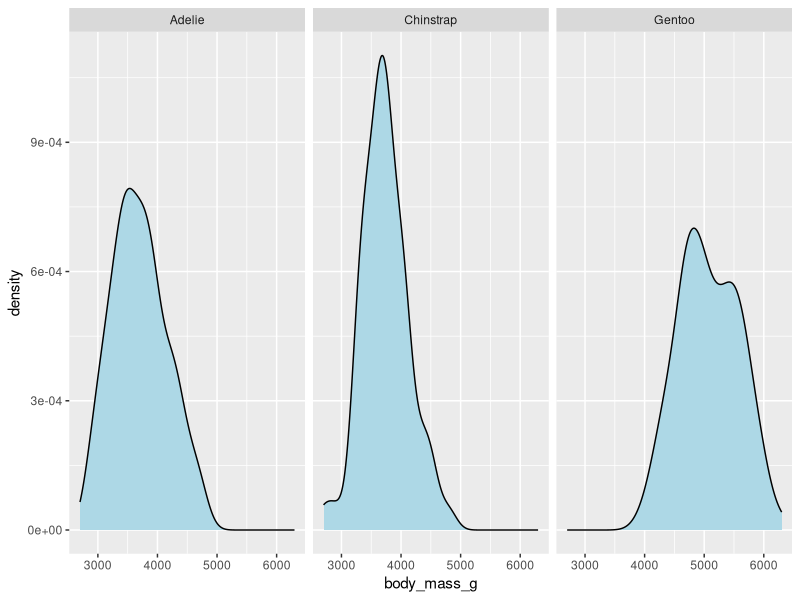
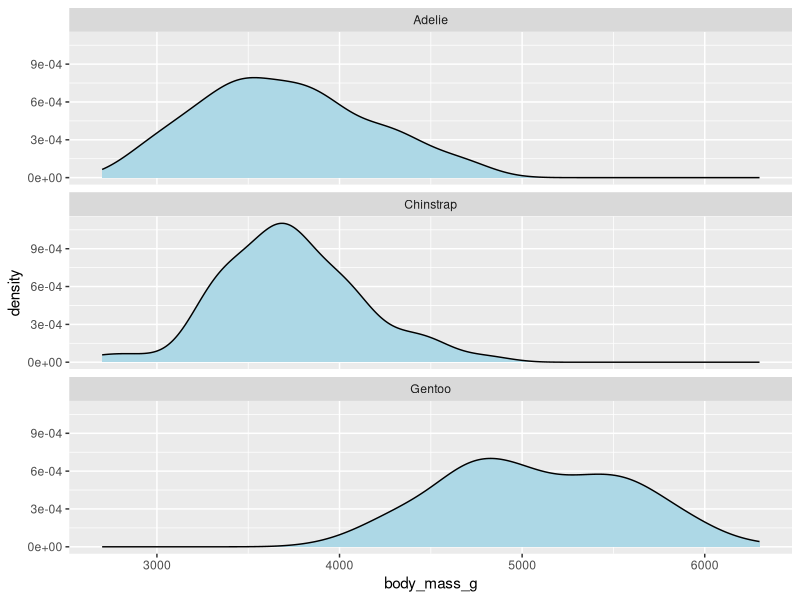
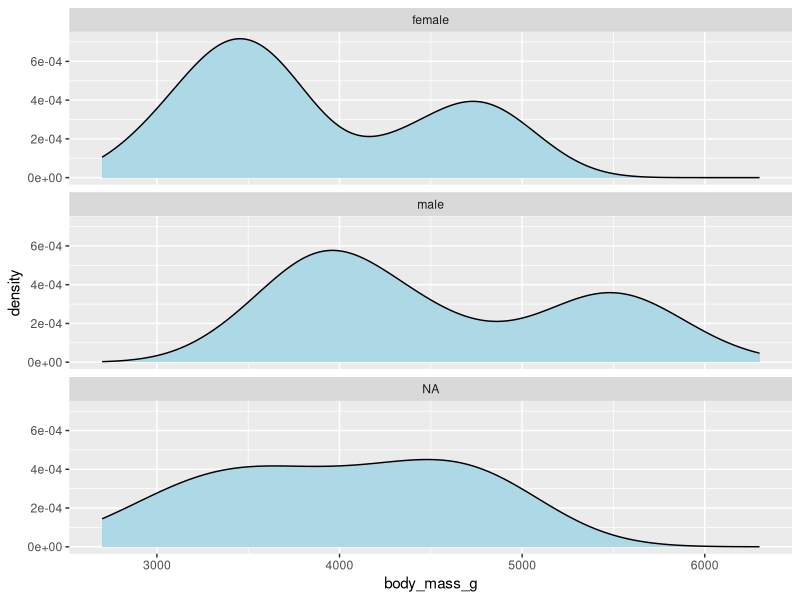
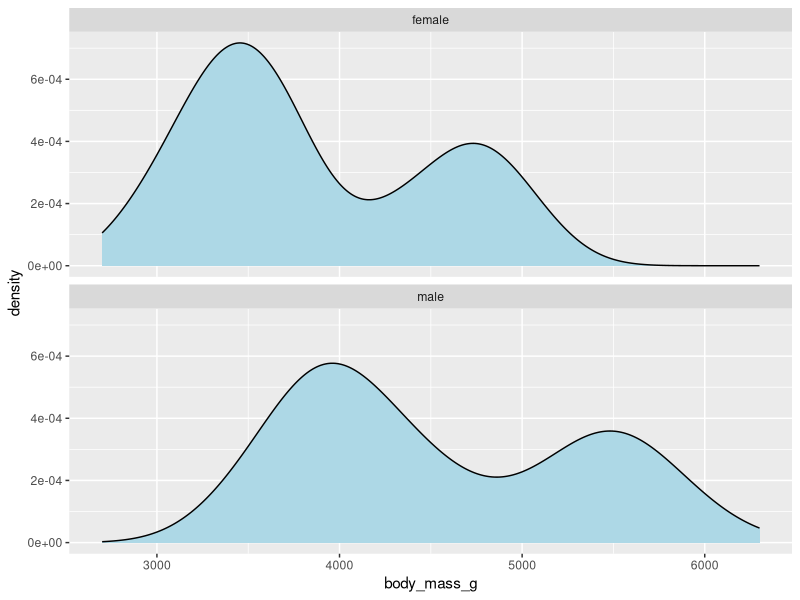
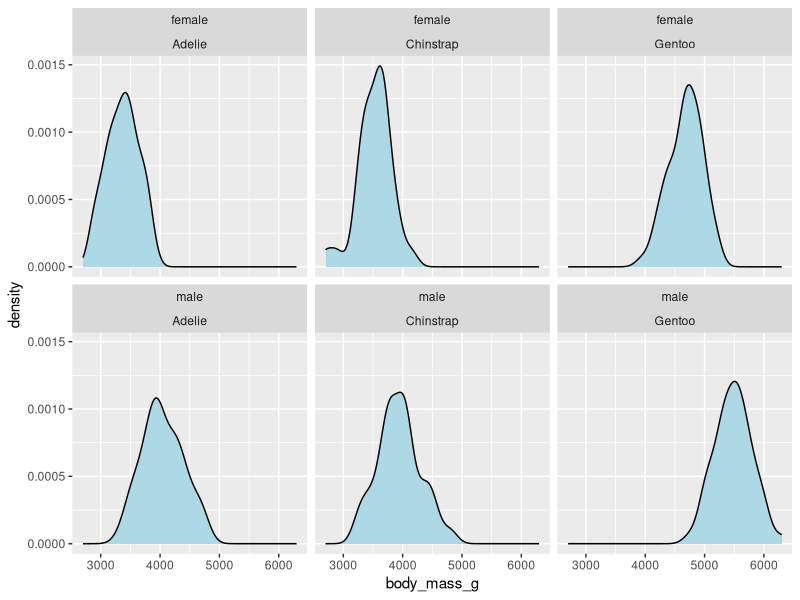
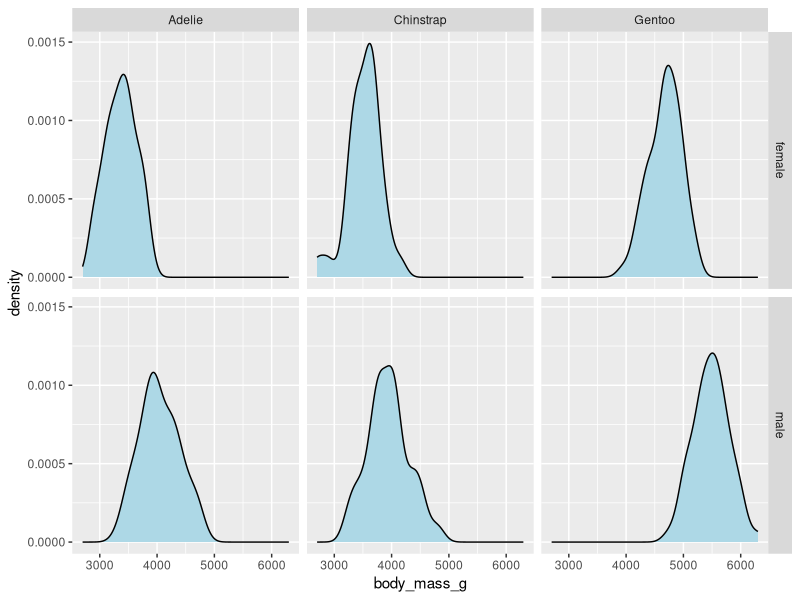
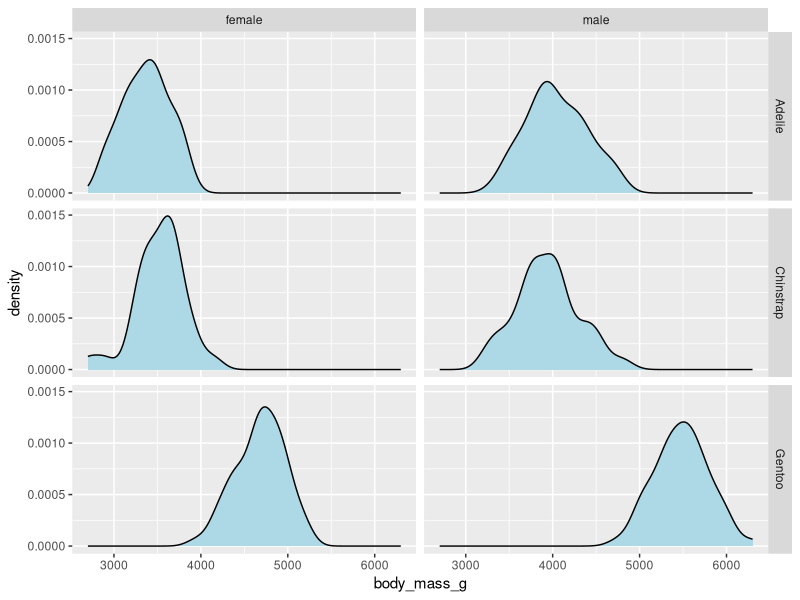
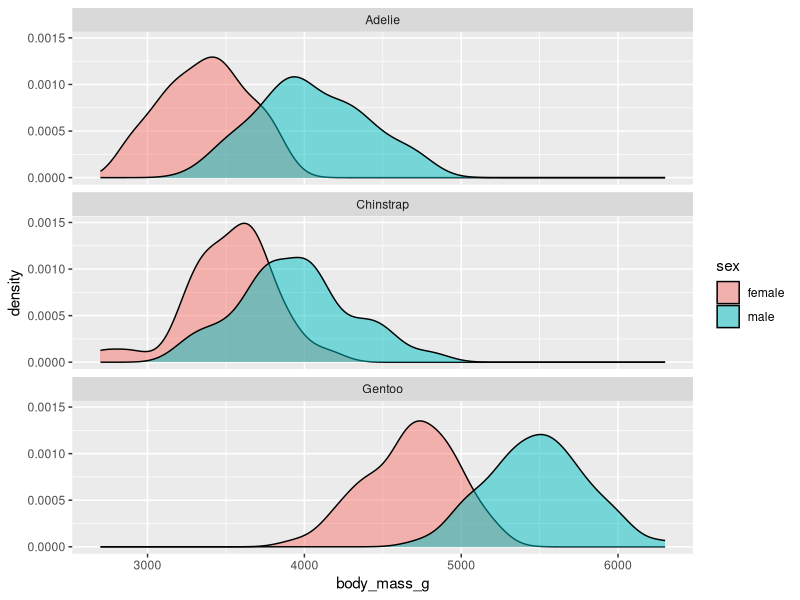

These figures' R source, in order:
# Small multiple plots of Penguin data
library(tidyverse)
library(palmerpenguins)

data(penguins)
penguins

# Try facetting by species to compare bodymass across species
ggplot(penguins) + 
  geom_density(aes(x=body_mass_g),
               fill='light blue') +
  facet_wrap(vars(species))

# Having them stack vertically might be better. we can use ncol or nrow to
# specify column number or row number:
ggplot(penguins) + 
  geom_density(aes(x=body_mass_g),
               fill='light blue') +
  facet_wrap(vars(species), ncol=1)

# What about sex? First, we notice we have an "NA" group..
ggplot(penguins) + 
  geom_density(aes(x=body_mass_g),
               fill='light blue') +
  facet_wrap(vars(sex), ncol=1)

# We could filter this out!
penguins %>%
  filter(!is.na(sex)) %>%
  ggplot() +
  geom_density(aes(x=body_mass_g),
               fill='light blue') +
  facet_wrap(vars(sex), ncol=1)

# The double peak is probably due to species, so let's show
# that as well!
penguins %>%
  filter(!is.na(sex)) %>%
  ggplot() +
  geom_density(aes(x=body_mass_g),
               fill='light blue') +
  facet_wrap(vars(sex, species), ncol=3)

# The other way is to use a grid of small plots
penguins %>%
  filter(!is.na(sex)) %>%
  ggplot() +
  geom_density(aes(x=body_mass_g),
               fill='light blue') +
  facet_grid(rows = vars(sex), 
             cols = vars(species))

# Switching the roles of the rows and columns makes it
# easier to compare species within sex:
penguins %>%
  filter(!is.na(sex)) %>%
  ggplot() +
  geom_density(aes(x=body_mass_g),
               fill='light blue') +
  facet_grid(rows = vars(species), 
             cols = vars(sex))

# How about we colour by sex?
penguins %>%
  filter(!is.na(sex)) %>%
  ggplot() +
  geom_density(aes(x=body_mass_g,
                   fill=sex),
               alpha=0.5) +
  facet_wrap(vars(species), ncol=1)

# How about we colour by sex?
penguins %>%
  filter(!is.na(sex)) %>%
  ggplot() +
  geom_density(aes(x=body_mass_g,
                   fill=species),
               alpha=0.5) +
  facet_wrap(vars(sex), ncol=1)
